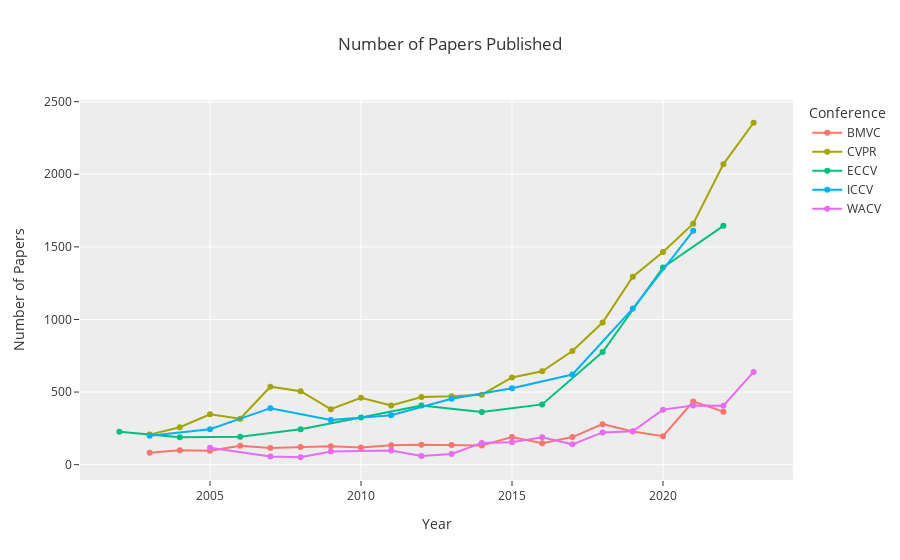

The notebook cell this image was saved under:
### Code cell
fig = px.line(papers, x='Year', y='Number of Papers', color='Conference', markers=True,
             title='Number of Papers Published', template='ggplot2')
fig

### Figure 1 — Plotly figure (JSON) as saved in the notebook; plotly's stock layout.template omitted (floating-point values rounded to 4 significant figures)
{"data": [{"hovertemplate": "Conference=BMVC<br>Year=%{x}<br>Number of Papers=%{y}<extra></extra>", "legendgroup": "BMVC", "line": {"color": "#F8766D", "dash": "solid"}, "marker": {"symbol": "circle"}, "mode": "lines+markers", "name": "BMVC", "orientation": "v", "showlegend": true, "type": "scatter", "x": [2003, 2004, 2005, 2006, 2007, 2008, 2009, 2010, 2011, 2012, 2013, 2014, 2015, 2016, 2017, 2018, 2019, 2020, 2021, 2022], "xaxis": "x", "y": [82, 100, 96, 130, 114, 121, 126, 119, 133, 137, 135, 132, 190, 147, 190, 279, 229, 196, 435, 365], "yaxis": "y"}, {"hovertemplate": "Conference=CVPR<br>Year=%{x}<br>Number of Papers=%{y}<extra></extra>", "legendgroup": "CVPR", "line": {"color": "#A3A500", "dash": "solid"}, "marker": {"symbol": "circle"}, "mode": "lines+markers", "name": "CVPR", "orientation": "v", "showlegend": true, "type": "scatter", "x": [2003, 2004, 2005, 2006, 2007, 2008, 2009, 2010, 2011, 2012, 2013, 2014, 2015, 2016, 2017, 2018, 2019, 2020, 2021, 2022, 2023], "xaxis": "x", "y": [207, 258, 347, 317, 537, 506, 382, 461, 407, 466, 471, 482, 601, 643, 783, 979, 1294, 1465, 1660, 2070, 2355], "yaxis": "y"}, {"hovertemplate": "Conference=ECCV<br>Year=%{x}<br>Number of Papers=%{y}<extra></extra>", "legendgroup": "ECCV", "line": {"color": "#00BF7D", "dash": "solid"}, "marker": {"symbol": "circle"}, "mode": "lines+markers", "name": "ECCV", "orientation": "v", "showlegend": true, "type": "scatter", "x": [2002, 2004, 2006, 2008, 2010, 2012, 2014, 2016, 2018, 2020, 2022], "xaxis": "x", "y": [226, 188, 192, 244, 325, 408, 362, 415, 776, 1358, 1645], "yaxis": "y"}, {"hovertemplate": "Conference=ICCV<br>Year=%{x}<br>Number of Papers=%{y}<extra></extra>", "legendgroup": "ICCV", "line": {"color": "#00B0F6", "dash": "solid"}, "marker": {"symbol": "circle"}, "mode": "lines+markers", "name": "ICCV", "orientation": "v", "showlegend": true, "type": "scatter", "x": [2003, 2005, 2007, 2009, 2011, 2013, 2015, 2017, 2019, 2021], "xaxis": "x", "y": [199, 244, 389, 308, 340, 454, 526, 621, 1075, 1611], "yaxis": "y"}, {"hovertemplate": "Conference=WACV<br>Year=%{x}<br>Number of Papers=%{y}<extra></extra>", "legendgroup": "WACV", "line": {"color": "#E76BF3", "dash": "solid"}, "marker": {"symbol": "circle"}, "mode": "lines+markers", "name": "WACV", "orientation": "v", "showlegend": true, "type": "scatter", "x": [2005, 2007, 2008, 2009, 2011, 2012, 2013, 2014, 2015, 2016, 2017, 2018, 2019, 2020, 2021, 2022, 2023], "xaxis": "x", "y": [116, 56, 51, 91, 98, 60, 73, 150, 155, 189, 140, 222, 230, 379, 407, 406, 639], "yaxis": "y"}], "layout": {"autosize": true, "legend": {"title": {"text": "Conference"}, "tracegroupgap": 0}, "title": {"text": "Number of Papers Published"}, "xaxis": {"anchor": "y", "autorange": true, "domain": [0, 1], "range": [2001.0, 2024.0], "title": {"text": "Year"}, "type": "linear"}, "yaxis": {"anchor": "x", "autorange": true, "domain": [0, 1], "range": [-139.1, 2545.0], "title": {"text": "Number of Papers"}, "type": "linear"}}}
